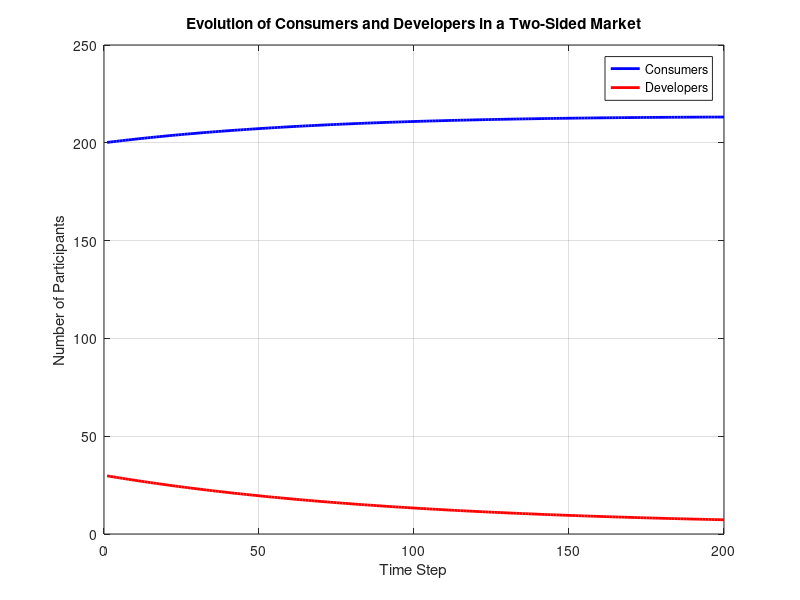

Reproduce this figure in MATLAB.
% MATLAB Implementation of a Two-Sided Market Model
% This script models the dynamics of a two-sided market with consumers and developers.

% --- INPUT SECTION ---
% Answer the following questions to set the parameters of the model.

% Consumer Attrition Rate
% Q: What percentage of your customers leave the platform each month?
% Example: 5 for 5%
consumerAttritionRate = 0.5; % User input: replace with the attrition rate percentage

% Consumer Growth Rate
% Q: What percentage growth in new customers do you experience monthly?
% Example: 10 for 10%
consumerGrowthRate = 5; % User input: replace with the growth rate percentage

% Developer Attrition Rate
% Q: What percentage of your vendors or developers leave the platform each month?
% Example: 3 for 3%
developerAttritionRate = 1; % User input: replace with the attrition rate percentage

% Developer Growth Rate
% Q: What percentage growth in new vendors or developers do you experience monthly?
% Example: 7 for 7%
developerGrowthRate = 10; % User input: replace with the growth rate percentage

% Consumer Affinity
% Q: How attractive do you believe your platform is to new consumers when the platform is fully developed?
% (1 = Not Attractive, 10 = Very Attractive)
consumerAffinity = 9; % User input: replace with a number from 1 to 10

% Developer Affinity
% Q: How attractive do you believe your platform is to developers when there is a large consumer base?
% (1 = Not Attractive, 10 = Very Attractive)
developerAffinity = 10; % User input: replace with a number from 1 to 10

% Consumer Growth Sensitivity
% Q: How sensitive are consumers to changes in the number of available products or services?
% (1 = Not Sensitive, 5 = Highly Sensitive)
consumerGrowthSensitivity = 2; % User input: replace with a number from 1 to 5

% Developer Growth Sensitivity
% Q: How sensitive are developers to changes in the consumer base size?
% (1 = Not Sensitive, 5 = Highly Sensitive)
developerGrowthSensitivity = 3; % User input: replace with a number from 1 to 5

% Consumer Market Saturation
% Q: At what size do you expect the attractiveness to new consumers to stop increasing significantly?
% (1 = Few Products, 5 = Many Products)
consumerSaturation = 4; % User input: replace with a number from 1 to 5

% Developer Market Saturation
% Q: At what size do you expect the attractiveness to new developers to stop increasing significantly?
% (1 = Few Consumers, 5 = Many Consumers)
developerSaturation = 5; % User input: replace with a number from 1 to 5

% Initial Number of Consumers
% Q: How many consumers are currently using your platform?
initialConsumers = 200; % User input: replace with the actual number of current consumers

% Initial Number of Developers
% Q: How many developers or vendors are currently providing products or services on your platform?
initialDevelopers = 30; % User input: replace with the actual number of current developers

% Simulation Time
% Q: How long do you want the simulation to run (in days)?
days = 200;

% --- PARAMETER SETTING BASED ON INPUT ---

% Rate Parameters (as decimals)
epsilon1 = consumerAttritionRate / 100; % Consumer Death Rate
epsilon2 = consumerGrowthRate / 100; % Consumer Birth Rate
epsilon3 = developerAttritionRate / 100; % Developer Death Rate
epsilon4 = developerGrowthRate / 100; % Developer Birth Rate

% Affinity Curve Parameters
gu_max_values = [0, 200, 300, 400, 500, 600, 700, 800, 900, 1000];
gm_max_values = [0, 200, 300, 400, 500, 600, 700, 800, 900, 1000];
alpha_u_values = [0.001, 0.005, 0.01, 0.015, 0.02];
alpha_m_values = [0.001, 0.005, 0.01, 0.015, 0.02];
beta_u_values = [100, 250, 500, 750, 1000];
beta_m_values = [100, 250, 500, 750, 1000];

gu_max = gu_max_values(consumerAffinity); % Max Consumer Affinity
gm_max = gm_max_values(developerAffinity); % Max Developer Affinity
alpha_u = alpha_u_values(consumerGrowthSensitivity); % Consumer Growth Sensitivity
alpha_m = alpha_m_values(developerGrowthSensitivity); % Developer Growth Sensitivity
beta_u = beta_u_values(consumerSaturation); % Consumer Saturation Point
beta_m = beta_m_values(developerSaturation); % Developer Saturation Point

% Initial Conditions
nu = initialConsumers; % Initial number of consumers
nm = initialDevelopers; % Initial number of developers
timesteps = days; % Number of simulation steps

% Arrays to store the evolution of the market over time
nu_t = zeros(timesteps, 1);
nm_t = zeros(timesteps, 1);

% --- SIMULATION ---
% This loop simulates the market dynamics over the specified timesteps
for t = 1:timesteps
    % Calculate the affinity (attractiveness) from the number of developers to consumers and vice versa
    gu = gu_max / (1 + exp(-alpha_u * (nm - beta_u)));
    gm = gm_max / (1 + exp(-alpha_m * (nu - beta_m)));
    
    % Update the number of consumers and developers
    nu_new = (1 - epsilon1) * nu + epsilon2 * gu;
    nm_new = (1 - epsilon3) * nm + epsilon4 * gm;
    
    % Store the updated numbers for plotting
    nu_t(t) = nu_new;
    nm_t(t) = nm_new;
    
    % Set up for the next iteration
    nu = nu_new;
    nm = nm_new;
end

% --- PLOTTING RESULTS ---
% Plotting the evolution of the number of consumers and developers on the same plot
figure;
plot(nu_t, 'b', 'LineWidth', 2);
hold on;
plot(nm_t, 'r', 'LineWidth', 2);
title('Evolution of Consumers and Developers in a Two-Sided Market');
xlabel('Time Step');
ylabel('Number of Participants');
legend({'Consumers', 'Developers'});
grid on;
